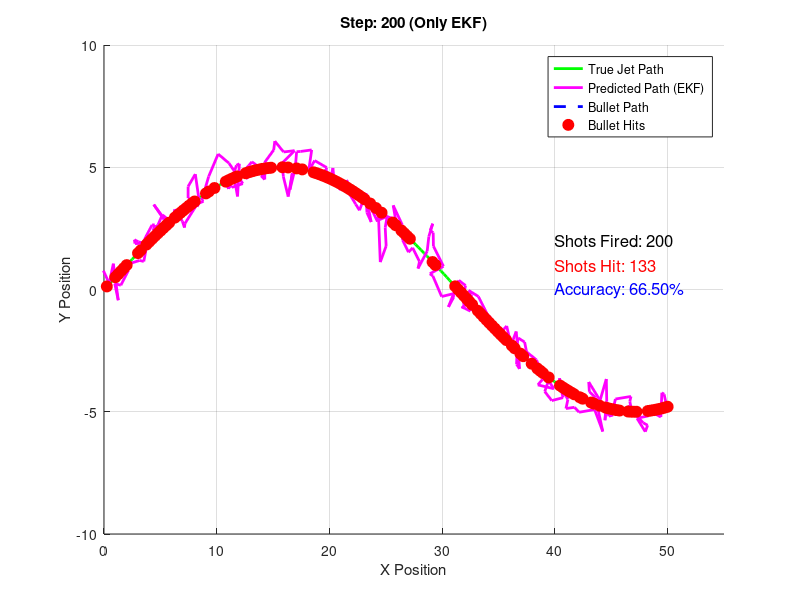

Source code (MATLAB):
clc; clear; close all;

% Simulation Parameters
numSteps = 200;
dt = 1;
hits = 0;
shotsfired = 0;
turretPosition = [0; 0];
bulletSpeed = 1000;

% Noise parameters
processNoise = 0.07;
measurementNoise = 0.8;
Q = eye(4) * processNoise;
R = eye(2) * measurementNoise;

% Jet trajectory
t = linspace(0, 10, numSteps);
truePositions = [5*t; 5*sin(0.5*t)];

% EKF Initialization
x = [truePositions(:,1); 1; 0];  % [x; y; vx; vy]
P = eye(4);                     % Initial covariance

% Models
f = @(x)[x(1) + dt * x(3);
         x(2) + dt * x(4);
         x(3);
         x(4)];
h = @(x)[x(1); x(2)];

% Jacobians
F = [1 0 dt 0;
     0 1 0 dt;
     0 0 1  0;
     0 0 0  1];
H = [1 0 0 0;
     0 1 0 0];

% Data Storage
predictedPositions = zeros(numSteps, 2);
measuredPositions = zeros(numSteps, 2);
bulletPositions = NaN(numSteps, 2);
hitPoints = [];

figure; hold on;
for i = 1:numSteps
    % Ground truth
    truePosition = truePositions(:, i);

    % Simulated noisy measurement
    z = truePosition + randn(2,1) * measurementNoise;
    measuredPositions(i,:) = z';

    % EKF Predict
    x_pred = f(x);
    P_pred = F * P * F' + Q;

    % EKF Update
    y = z - h(x_pred);
    S = H * P_pred * H' + R;
    K = P_pred * H' / S;
    x = x_pred + K * y;
    P = (eye(4) - K * H) * P_pred;

    % Store prediction
    predictedPositions(i,:) = x(1:2)';

    % Bullet Firing
    direction = predictedPositions(i,:) - turretPosition';
    if norm(direction) > 0
        bulletTrajectory = turretPosition' + (direction / norm(direction)) * bulletSpeed * dt;
    else
        bulletTrajectory = turretPosition';
    end
    bulletPositions(i,:) = bulletTrajectory;

    % Hit Detection
    if norm(truePosition' - predictedPositions(i,:)) < 0.75
        hitPoints = [hitPoints; truePosition'];
        hits = hits + 1;
    end
    shotsfired = shotsfired + 1;

    % Plot
    clf;
    hold on;
    plot(truePositions(1,1:i), truePositions(2,1:i), 'g-', 'LineWidth', 2);
    plot(predictedPositions(1:i,1), predictedPositions(1:i,2), 'm-', 'LineWidth', 2);
    plot(bulletPositions(1:i,1), bulletPositions(1:i,2), 'b--', 'LineWidth', 2);
    if ~isempty(hitPoints)
        plot(hitPoints(:,1), hitPoints(:,2), 'ro', 'MarkerSize', 8, 'MarkerFaceColor', 'r');
    end
    text(40, 2, 14, sprintf('Shots Fired: %d', shotsfired), 'Color', 'k', 'FontSize', 12);
    text(40, 1, 10, sprintf('Shots Hit: %d', hits), 'Color', 'r', 'FontSize', 12);
    text(40, 0, 6, sprintf('Accuracy: %.2f%%', (hits / shotsfired) * 100), 'Color', 'b', 'FontSize', 12);

    legend('True Jet Path', 'Predicted Path (EKF)', 'Bullet Path', 'Bullet Hits');
    xlabel('X Position'); ylabel('Y Position');
    title(sprintf('Step: %d (Only EKF)', i));
    xlim([0, max(truePositions(1,:)) + 5]); ylim([-10, 10]);
    grid on;
    hold off;
    pause(0.1);
end
